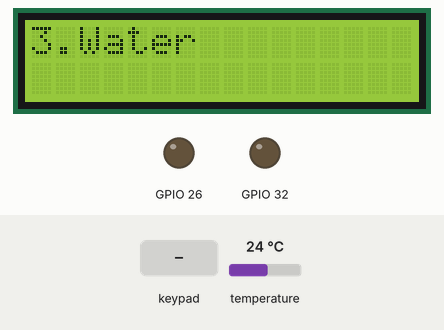
This sketch was run on a simulated ESP32. Shown: 16×2 character LCD, output pins drawn as LEDs (lit = HIGH). The test bench sets the inputs (shaded band); at power-on: temperature 24 °C.

Above: at 3.2 s.
7.0 s: key '#' pressed
At 8.1 s:
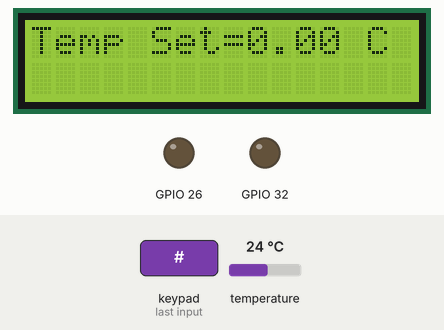
10.0 s: temperature set to 12 °C
At 11.6 s:
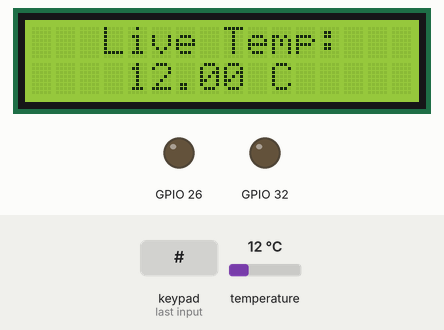
13.0 s: temperature set to 19 °C
At 15.1 s:
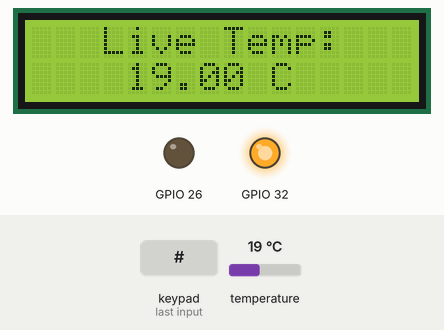
16.0 s: temperature set to 28 °C
At 18.6 s:
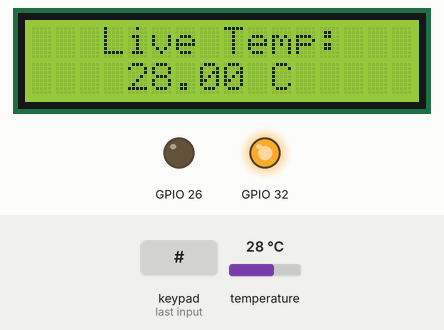
Timing chart, 0 to 20.0 s (numbered marks = the images above; inputs shaded):
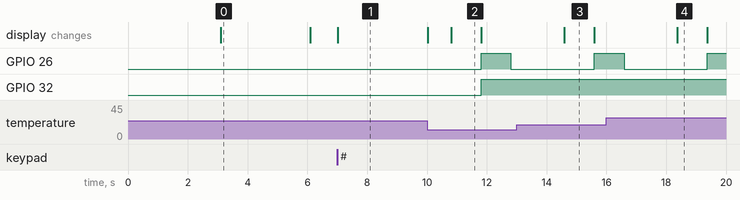

Measured:
- after the input at 7.0 s, the display: changes at once (image 1)
- after the input at 13.0 s, the display: changes after 1.6 s (image 3)
- after the input at 16.0 s, the display: changes after 2.4 s (image 4)
- what the display in image 0 shows lasts 3.0 s, from 3.1 s to 6.1 s
- what the display in image 2 shows lasts 1.0 s, from 10.8 s to 11.8 s

The sketch:

Code.ino
```cpp
#include <Keypad.h>
#include <OneWire.h>
#include <DallasTemperature.h>
#include<LiquidCrystal_I2C.h>
#define ONE_WIRE_BUS 25
OneWire oneWire(ONE_WIRE_BUS);
DallasTemperature sensors(&oneWire);
LiquidCrystal_I2C lcd=LiquidCrystal_I2C(0x27,16,2);
float Celcius=0;
const byte ROWS = 4;
const byte COLS = 3;
float temp_set=0;
char keys[ROWS][COLS] =
{
  {'1','2','3'},
  {'4','5','6'},
  {'7','8','9'},
  {'*','0','#'}
};
byte rowPins[ROWS] = {4,16,17,5}; //R1,R2,R3,R4
//connect to the column pinouts of the keypad
byte colPins[COLS] = {18,19,23};//C1,C2,C3
Keypad keypad = Keypad( makeKeymap(keys), rowPins, colPins, ROWS, COLS );
void setup()
{
  pinMode(26, OUTPUT);
  pinMode(32, OUTPUT);
  digitalWrite(27,LOW);
  Serial.begin(9600);
  sensors.begin();
  lcd.begin();
  lcd.backlight();
  lcd.setCursor(0,0);
  lcd.print("1.Tea 2.Coffee");
  delay(3000);
  lcd.clear();
  lcd.print("3.Water");
  delay(3000);
  lcd.clear();
  temp_set=GetNumber();
  lcd.clear();
  lcd.print("Temp Set=");
  lcd.print(temp_set);
  lcd.print(" C");
  delay(3000);
  lcd.clear();
}
void loop()
{
  sensors.requestTemperatures();
  Celcius=sensors.getTempCByIndex(0);
  lcd.setCursor(3,0);
  lcd.print("Live Temp:");
  lcd.setCursor(4,1);
  lcd.print(Celcius);
  lcd.print(" C");
  delay(1000);
  lcd.clear();
  if(Celcius>=temp_set)
  {
      digitalWrite(32,HIGH);
      digitalWrite(26, HIGH);   // turn the LED on (HIGH is the voltage level)
      delay(1000);                       // wait for a second
      digitalWrite(26, LOW);    // turn the LED off by making the voltage LOW
      delay(1000);
  }
}
int GetNumber()
{
   int num = 0;
   char key = keypad.getKey();
    while(key != '#')
    {
        switch (key)
        {
           case NO_KEY:
              break;

           case '1':
              lcd.print(key);
              Serial.print(key);
              num = 50;
              break;

           case '2':
              lcd.print(key);
              Serial.print(key);
              num = 55;
              break;

           case '3':
              lcd.print(key);
              Serial.print(key);
              num = 45;
              break;

           case '*':
              num = 0;
              lcd.clear();
              key = keypad.getKey();
              temp_set=GetNumber();
              break;
        }
        key = keypad.getKey();
     }
   return num;
}
```
